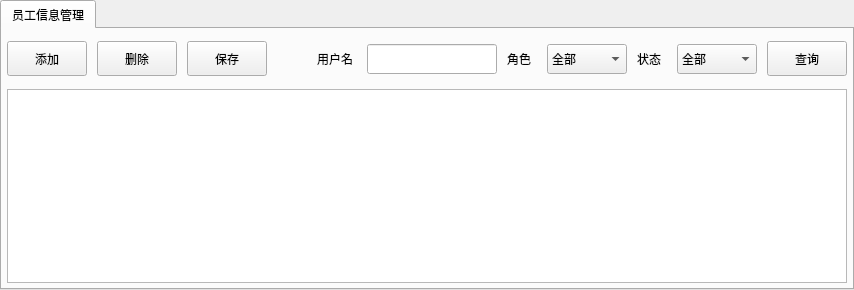
         <widget class="QWidget" name="page_usermanage">
          <layout class="QVBoxLayout" name="verticalLayout_4">
           <property name="spacing">
            <number>0</number>
           </property>
           <property name="leftMargin">
            <number>0</number>
           </property>
           <property name="topMargin">
            <number>0</number>
           </property>
           <property name="rightMargin">
            <number>0</number>
           </property>
           <property name="bottomMargin">
            <number>0</number>
           </property>
           <item>
            <widget class="QTabWidget" name="tw_usermanage">
             <property name="font">
              <font>
               <family>微软雅黑</family>
              </font>
             </property>
             <widget class="QWidget" name="tab_user">
              <attribute name="title">
               <string>员工信息管理</string>
              </attribute>
              <layout class="QVBoxLayout" name="verticalLayout_10">
               <property name="spacing">
                <number>5</number>
               </property>
               <property name="leftMargin">
                <number>5</number>
               </property>
               <property name="topMargin">
                <number>5</number>
               </property>
               <property name="rightMargin">
                <number>5</number>
               </property>
               <property name="bottomMargin">
                <number>5</number>
               </property>
               <item>
                <widget class="QWidget" name="user_bar" native="true">
                 <property name="minimumSize">
                  <size>
                   <width>0</width>
                   <height>50</height>
                  </size>
                 </property>
                 <property name="maximumSize">
                  <size>
                   <width>16777215</width>
                   <height>50</height>
                  </size>
                 </property>
                 <layout class="QHBoxLayout" name="horizontalLayout_12">
                  <property name="spacing">
                   <number>10</number>
                  </property>
                  <property name="leftMargin">
                   <number>0</number>
                  </property>
                  <property name="topMargin">
                   <number>0</number>
                  </property>
                  <property name="rightMargin">
                   <number>0</number>
                  </property>
                  <property name="bottomMargin">
                   <number>0</number>
                  </property>
                  <item>
                   <widget class="QPushButton" name="btn_adduser">
                    <property name="minimumSize">
                     <size>
                      <width>50</width>
                      <height>35</height>
                     </size>
                    </property>
                    <property name="text">
                     <string>添加</string>
                    </property>
                   </widget>
                  </item>
                  <item>
                   <widget class="QPushButton" name="btn_deluser">
                    <property name="minimumSize">
                     <size>
                      <width>50</width>
                      <height>35</height>
                     </size>
                    </property>
                    <property name="text">
                     <string>删除</string>
                    </property>
                   </widget>
                  </item>
                  <item>
                   <widget class="QPushButton" name="btn_saveuser">
                    <property name="minimumSize">
                     <size>
                      <width>50</width>
                      <height>35</height>
                     </size>
                    </property>
                    <property name="text">
                     <string>保存</string>
                    </property>
                   </widget>
                  </item>
                  <item>
                   <spacer name="hs_user">
                    <property name="orientation">
                     <enum>Qt::Horizontal</enum>
                    </property>
                    <property name="sizeHint" stdset="0">
                     <size>
                      <width>40</width>
                      <height>20</height>
                     </size>
                    </property>
                   </spacer>
                  </item>
                  <item>
                   <widget class="QWidget" name="username" native="true">
                    <property name="minimumSize">
                     <size>
                      <width>180</width>
                      <height>50</height>
                     </size>
                    </property>
                    <property name="maximumSize">
                     <size>
                      <width>16777215</width>
                      <height>50</height>
                     </size>
                    </property>
                    <widget class="QLabel" name="lb_username">
                     <property name="geometry">
                      <rect>
                       <x>0</x>
                       <y>10</y>
                       <width>51</width>
                       <height>30</height>
                      </rect>
                     </property>
                     <property name="text">
                      <string>用户名</string>
                     </property>
                    </widget>
                    <widget class="QLineEdit" name="le_username">
                     <property name="geometry">
                      <rect>
                       <x>50</x>
                       <y>10</y>
                       <width>130</width>
                       <height>30</height>
                      </rect>
                     </property>
                    </widget>
                   </widget>
                  </item>
                  <item>
                   <widget class="QWidget" name="role" native="true">
                    <property name="minimumSize">
                     <size>
                      <width>120</width>
                      <height>50</height>
                     </size>
                    </property>
                    <widget class="QLabel" name="lb_role">
                     <property name="geometry">
                      <rect>
                       <x>0</x>
                       <y>10</y>
                       <width>41</width>
                       <height>30</height>
                      </rect>
                     </property>
                     <property name="text">
                      <string>角色</string>
                     </property>
                    </widget>
                    <widget class="QComboBox" name="cb_role">
                     <property name="geometry">
                      <rect>
                       <x>40</x>
                       <y>10</y>
                       <width>80</width>
                       <height>30</height>
                      </rect>
                     </property>
                     <item>
                      <property name="text">
                       <string>全部</string>
                      </property>
                     </item>
                     <item>
                      <property name="text">
                       <string>驾驶员</string>
                      </property>
                     </item>
                     <item>
                      <property name="text">
                       <string>管理员</string>
                      </property>
                     </item>
                     <item>
                      <property name="text">
                       <string>调度员</string>
                      </property>
                     </item>
                    </widget>
                   </widget>
                  </item>
                  <item>
                   <widget class="QWidget" name="userstate" native="true">
                    <property name="minimumSize">
                     <size>
                      <width>120</width>
                      <height>50</height>
                     </size>
                    </property>
                    <property name="maximumSize">
                     <size>
                      <width>16777215</width>
                      <height>50</height>
                     </size>
                    </property>
                    <widget class="QLabel" name="lb_userstate">
                     <property name="geometry">
                      <rect>
                       <x>0</x>
                       <y>10</y>
                       <width>31</width>
                       <height>30</height>
                      </rect>
                     </property>
                     <property name="text">
                      <string>状态</string>
                     </property>
                    </widget>
                    <widget class="QComboBox" name="cb_userstate">
                     <property name="geometry">
                      <rect>
                       <x>40</x>
                       <y>10</y>
                       <width>80</width>
                       <height>30</height>
                      </rect>
                     </property>
                     <item>
                      <property name="text">
                       <string>全部</string>
                      </property>
                     </item>
                     <item>
                      <property name="text">
                       <string>启用</string>
                      </property>
                     </item>
                     <item>
                      <property name="text">
                       <string>禁用</string>
                      </property>
                     </item>
                    </widget>
                   </widget>
                  </item>
                  <item>
                   <widget class="QPushButton" name="btn_searchuser">
                    <property name="minimumSize">
                     <size>
                      <width>50</width>
                      <height>35</height>
                     </size>
                    </property>
                    <property name="text">
                     <string>查询</string>
                    </property>
                   </widget>
                  </item>
                 </layout>
                </widget>
               </item>
               <item>
                <widget class="QTableView" name="tableView_user">
                 <attribute name="verticalHeaderVisible">
                  <bool>false</bool>
                 </attribute>
                </widget>
               </item>
              </layout>
             </widget>
            </widget>
           </item>
          </layout>
         </widget>
